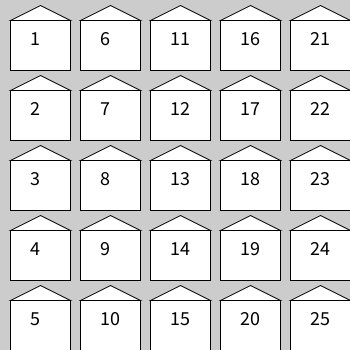
Frame 1 (no input)
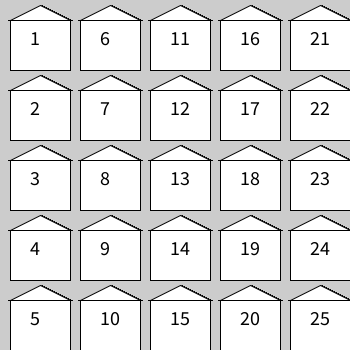
Frame 60 (the mouse pressed at the canvas centre just before this capture)
Frame 120 (the mouse held since frame 60 and released just before this capture): identical to frame 60, image omitted

The Processing sketch that drew these frames (run headless with seeded random() and noise(); from frame 60 on, the mouse is pressed at the canvas centre):

// Processing sketch: street_square
// ── street_square.pde
void setup()
{ 
  size( 350,350);
} 

void draw() 
{
  int n=0;
  translate(10,20);
  for(int x=0; x<width ; x+=70) {
    for(int y=0 ; y<height ; y+=70) {
      houseat(x,y,++n);
    }
  }
}

void houseat(int x, int y, int  n)
{
  pushMatrix();
  translate(x,y);
  house(n);
  popMatrix();
}

void house(int n)
{ 
  fill(255);
  triangle( 0,0, 60, 0 , 30, -15); 
  rect( 0,0, 60 , 50 ) ;
  fill(0);
  textSize(20);
  text(str(n), 20, 25);
} 
